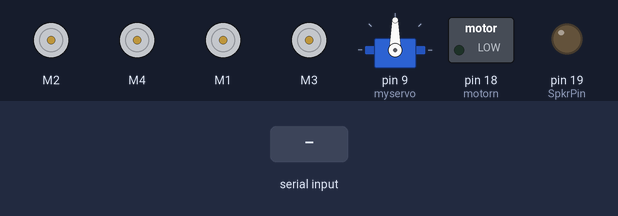
A sketch run on a simulated Arduino Uno, built with avr-gcc and run on an emulated ATmega328P. Shown: 4 × DC motor (green arrow = forward, orange = backward, longer = faster), servo, switched loads named in the sketch (green lamp = pin HIGH), output pins drawn as LEDs (lit = HIGH). The test bench sets the inputs (shaded band). Random numbers use the default seed unless the sketch sets one.

Above: at 1.2 s.
1.3 s: "b" received over Serial
At 1.45 s:
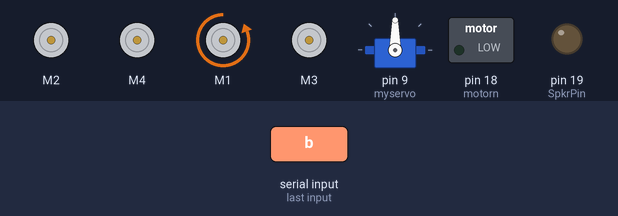
4.3 s: "n" received over Serial
At 4.45 s:
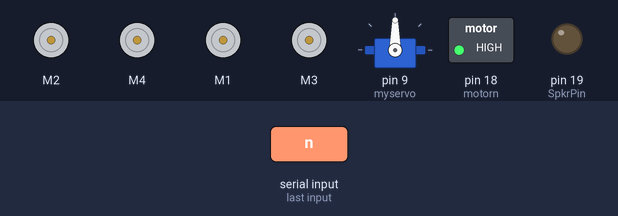
6.1 s: "m" received over Serial
At 6.25 s:
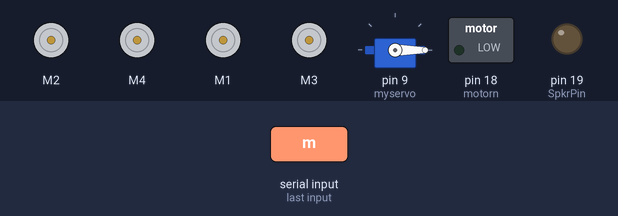
7.9 s: "f" received over Serial
At 8.05 s:
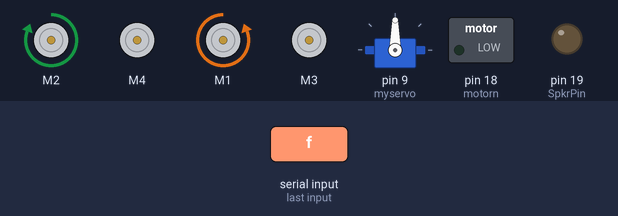
10.9 s: "h" received over Serial
At 11.2 s:
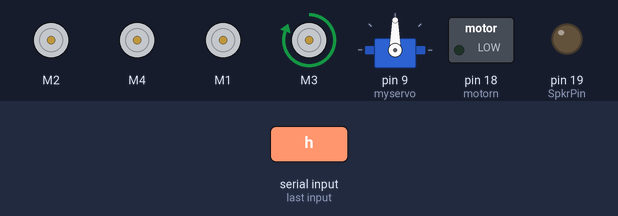
13.2 s: "l" received over Serial
At 13.35 s:
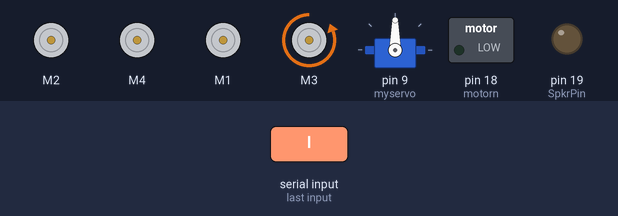
Timing chart, 0 to 16.0 s (numbered marks = the images above; inputs shaded):
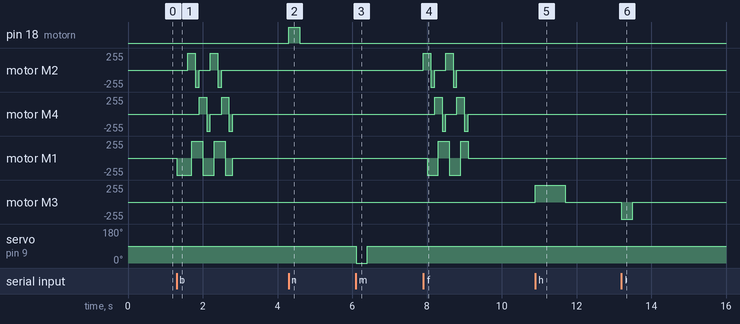

The sketch:

RoboRaptor_serial.ino
```cpp
// Robo-Raptor serial
// responds to serial commands via USB or Bluetooth
// Written December 2013 by Bob Davis
  // Motor control commands
  // b = walk backwards
  // f = walk forward
  // h = raise head
  // l = lower head
  // w = wiggle tail
  // r = roar sound
  // m = open mouth
  // n = wiggle neck
  // D9 is servo 1
  // labeled as servo 2 on circuit board.

#include <AFMotor.h>
#include <Servo.h>
// create servo object to control a servo
Servo myservo;
// motorr moves right foot
// create motor #2, 64KHz pwm
AF_DCMotor motorr(2, MOTOR12_64KHZ);
// motorl moves left foot
// create motor #4, 64KHz pwm
AF_DCMotor motorl(4, MOTOR34_64KHZ);
// motorw is motor wiggle, head and tail move together
// create motor #1, 64KHz pwm
AF_DCMotor motorw(1, MOTOR12_64KHZ);
// motorh moves the head
// create motor #3, 64KHz pwm
AF_DCMotor motorh(3, MOTOR34_1KHZ);
char INBYTE;
// set A6 as an output pin for speaker
int SpkrPin = 19;
// set A5 as neck motor output
int motorn = 18;
int roar;

void setup() {
  motorr.setSpeed(255);     // set the speed to 255/255
  motorl.setSpeed(255);     // set the speed to 255/255
  motorw.setSpeed(255);     // set the speed to 150/255
  motorh.setSpeed(255);     // set the speed to 255/255
  Serial.begin(9600);
  pinMode(SpkrPin, OUTPUT);
  pinMode(motorn, OUTPUT);
  // The servo is on pin 9
  myservo.attach(9);

}

void loop() {
  // read next available byte
  INBYTE = Serial.read();

  if (INBYTE == 'n'){
  // wiggle neck motor
  digitalWrite(motorn, HIGH);
  delay(300);
  digitalWrite(motorn, LOW);
  delay(300);
  }

  if (INBYTE == 'm'){
  // open mouth
  myservo.write(0);
  delay(300);
  myservo.write(90);
  delay(300);
  }

  if (INBYTE == 'b'){
  // walk straight backward
  motorw.run(BACKWARD);    // wiggle left
  delay(300);  // pause
  motorr.run(FORWARD);     // right foot forward
  delay(100);  // pause
  motorw.run(FORWARD);     // wiggle right
  delay(100);   // pause
  motorr.run(BACKWARD);    // right foot backward
  delay(100);  // pause
  motorr.run(RELEASE);     // stop right foot
//  delay(300);  // pause
  motorl.run(FORWARD);     // left foot forward
  delay(100);  // pause
  motorw.run(BACKWARD);    // wiggle left
  delay(100);   // pause
  motorl.run(BACKWARD);    // left foot backward
  delay(100);  // pause
  motorl.run(RELEASE);     // stop left foot
//  delay(300);  // pause
  motorr.run(FORWARD);     // right foot forward
  delay(100);  // pause
  motorw.run(FORWARD);     // wiggle right
  delay(100);  // pause
  motorr.run(BACKWARD);    // right foot backward
  delay(100);  // pause
  motorr.run(RELEASE);     // stop right foot
//  delay(300);  // pause
  motorl.run(FORWARD);     // left foot forward
  delay(100);  // pause
  motorw.run(BACKWARD);    // wiggle left
  delay(100);   // pause
  motorl.run(BACKWARD);    // left foot backward
  delay(100);  // pause
  motorl.run(RELEASE);     // stop left foot
//  delay(300);  // pause
  motorw.run(RELEASE);     // stopped
  delay(300);
  }

  if (INBYTE == 'f'){
  // walk straight forward
//  motorw.run(FORWARD);     // wiggle right
//  delay(300);  // pause
  motorr.run(FORWARD);     // right foot forward
  delay(100);  // pause
  motorw.run(BACKWARD);    // wiggle left
  delay(100);   // pause
  motorr.run(BACKWARD);    // right foot backward
  delay(100);  // pause
  motorr.run(RELEASE);     // stop right foot
//  delay(300);  // pause
  motorl.run(FORWARD);     // left foot forward
  delay(100);  // pause
  motorw.run(FORWARD);     // wiggle right
  delay(100);   // pause
  motorl.run(BACKWARD);    // left foot backward
  delay(100);  // pause
  motorl.run(RELEASE);     // stop left foot
//  delay(300);  // pause
  motorr.run(FORWARD);     // right foot forward
  delay(100);  // pause
  motorw.run(BACKWARD);    // wiggle left
  delay(100);  // pause
  motorr.run(BACKWARD);    // right foot backward
  delay(100);  // pause
  motorr.run(RELEASE);     // stop right foot
//  delay(300);  // pause
  motorl.run(FORWARD);     // left foot forward
  delay(100);  // pause
  motorw.run(FORWARD);     // wiggle right
  delay(100);   // pause
  motorl.run(BACKWARD);    // left foot backward
  delay(100);  // pause
  motorl.run(RELEASE);     // stop left foot
//  delay(300);  // pause
  motorw.run(RELEASE);     // stopped
  delay(300);
  }

  if (INBYTE == 'h'){
  // raise head
  motorh.run(FORWARD);      // raise head
  delay(800);  // pause
  motorh.run(RELEASE);      // stopped
  delay(300);
  }

  if (INBYTE == 'l'){
  // lower head
  motorh.run(BACKWARD);      // lower head
  delay(300);  // pause
  motorh.run(RELEASE);      // stopped
  delay(300);
  }

  if (INBYTE == 'w'){
  // wiggle tail
  motorw.run(FORWARD);      // wiggle right
  delay(300);   // pause
  motorw.run(RELEASE);      // stopped
  delay(300);
  motorw.run(BACKWARD);      // wiggle left
  delay(300);  // pause
  motorw.run(RELEASE);      // stopped
  delay(300);
  }

  if (INBYTE == 'r'){     // roar
  for (roar=200; roar > 0; roar--) {
    digitalWrite(SpkrPin, HIGH);   // sets the speaker on
    delay(random(10));        // waits for a fraction of a second
    digitalWrite(SpkrPin, LOW);    // sets the speaker off
    delay(random(10));        // waits for a fraction of a second
  }
  }
}
```

Measured:
- after the input at 4.3 s, pin 18 (motorn): LOW → HIGH at once, → LOW 0.30 s later
- after the input at 6.1 s, servo on pin 9 (myservo): 90° → 0° at once, → 90° 0.30 s later
- after the input at 10.9 s, motor M3: stopped → forward 255/255 at once, → stopped 0.80 s later
- after the input at 13.2 s, motor M3: stopped → backward 255/255 at once, → stopped 0.30 s later
